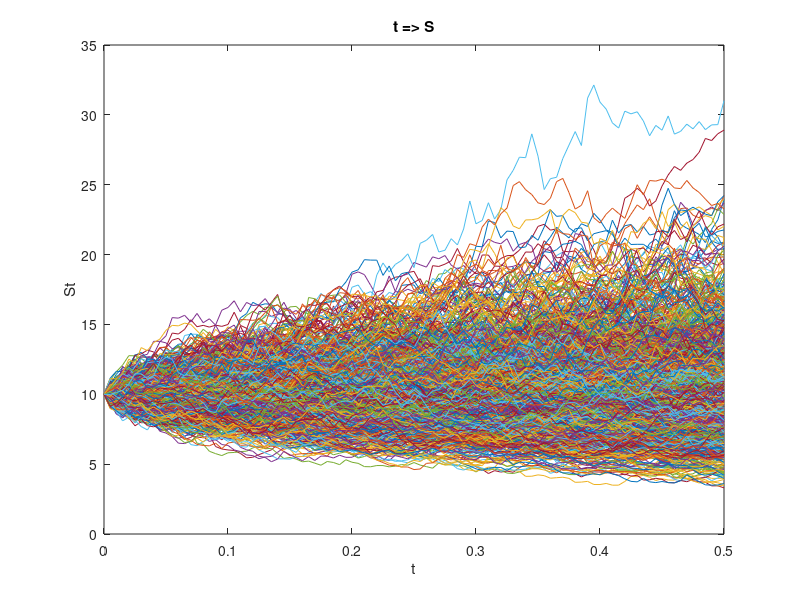

Here is the MATLAB script that generated this plot: (Note: this script raises an error after producing the figure.)
%/////////////////////////-\\\\\\\\\\\\\\\\\\\\\\\\\\\\
%                     PARAMETERS                      %
%/////////////////////////-\\\\\\\\\\\\\\\\\\\\\\\\\\\\
clear;
clc;

%/////////////////////////-\\\\\\\\\\\\\\\\\\\\\\\\\\\\
%                     VARIABLES                       %
%/////////////////////////-\\\\\\\\\\\\\\\\\\\\\\\\\\\\

%Initialization parameters
T = 0.5;
r = 0.1;
sigma = 0.5;
N = 100;
Nmc = 1000;
At = 0.005;

%Initialization of coordinates
for k=1:Nmc
    W(1,k) = 0; %Brownian Motion
    S(1,k) = 10; %for underlying asset
end
t = (0:N)*At;

%/////////////////////////-\\\\\\\\\\\\\\\\\\\\\\\\\\\\
%                    MAIN PROGRAM                     %
%         Underlying Asset Monte Carlo Simulation     %
%/////////////////////////-\\\\\\\\\\\\\\\\\\\\\\\\\\\\

for k = 1:Nmc
    for i = 1:N
        g = randn;
        S(i+1,k) = S(i,k) * exp((r-((sigma^2)/2))*At + sqrt(At)*sigma*g);
    end
end

X = S(N+1,:);

figure
plot(t,S);
title('t => S');
ylabel('St');
xlabel('t');

stat = Stats(X);
disp('Expectation of Asset =');
disp(stat(1));

disp('Variance of Asset =');
disp(stat(2));

%/////////////////////////-\\\\\\\\\\\\\\\\\\\\\\\\\\\\
%                    FUNCTIONS                        %
%/////////////////////////-\\\\\\\\\\\\\\\\\\\\\\\\\\\\

%Function parameters
function [EV] = Stats(x)
    %Variables
    n = length(x);
    
    %Core of function
    Exp = sum(x)/n;
    Var = sum((x - Exp).^2)/n;
    
    %The results
    EV = [Exp;Var];
    
end
